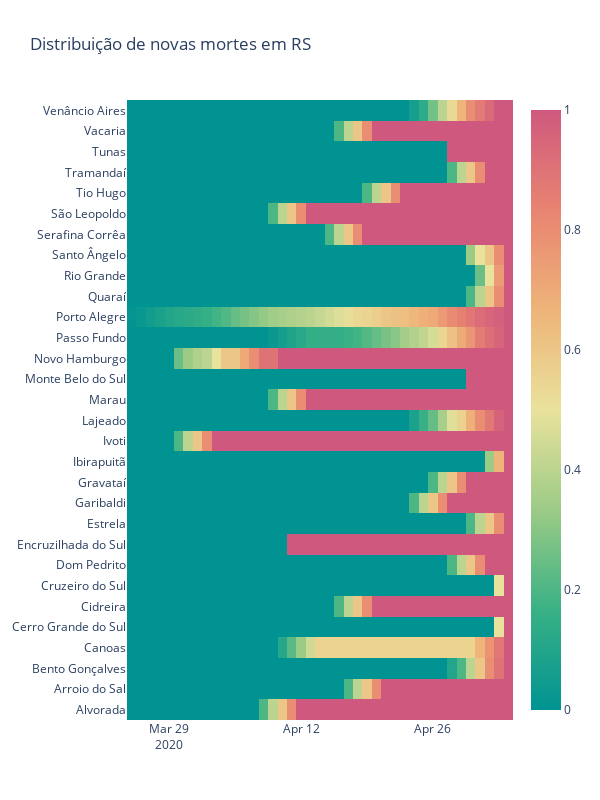

Write notebook code for a chart like this one.
### Code cell
plot_deaths_heatmap(df_deaths, 'city', 'Distribuição de novas mortes em {}'.format(state))

### Figure 1 — Plotly figure (JSON) as saved in the notebook; plotly's stock layout.template omitted (floating-point values rounded to 4 significant figures; data arrays with more than 128 entries replaced by an {"elided": "..."} marker saying what was removed)
{"data": [{"colorscale": [[0, "rgb(0, 147, 146)"], [0.1667, "rgb(57, 177, 133)"], [0.3333, "rgb(156, 203, 134)"], [0.5, "rgb(233, 226, 156)"], [0.6667, "rgb(238, 180, 121)"], [0.8333, "rgb(232, 132, 113)"], [1, "rgb(207, 89, 126)"]], "type": "heatmap", "x": ["2020-03-25", "2020-03-26", "2020-03-27", "2020-03-28", "2020-03-29", "2020-03-30", "2020-03-31", "2020-04-01", "2020-04-02", "2020-04-03", "2020-04-04", "2020-04-05", "2020-04-06", "2020-04-07", "2020-04-08", "2020-04-09", "2020-04-10", "2020-04-11", "2020-04-12", "2020-04-13", "2020-04-14", "2020-04-15", "2020-04-16", "2020-04-17", "2020-04-18", "2020-04-19", "2020-04-20", "2020-04-21", "2020-04-22", "2020-04-23", "2020-04-24", "2020-04-25", "2020-04-26", "2020-04-27", "2020-04-28", "2020-04-29", "2020-04-30", "2020-05-01", "2020-05-02", "2020-05-03", "2020-05-04"], "y": ["Alvorada", "Arroio do Sal", "Bento Gonçalves", "Canoas", "Cerro Grande do Sul", "Cidreira", "Cruzeiro do Sul", "Dom Pedrito", "Encruzilhada do Sul", "Estrela", "Garibaldi", "Gravataí", "Ibirapuitã", "Ivoti", "Lajeado", "Marau", "Monte Belo do Sul", "Novo Hamburgo", "Passo Fundo", "Porto Alegre", "Quaraí", "Rio Grande", "Santo Ângelo", "Serafina Corrêa", "São Leopoldo", "Tio Hugo", "Tramandaí", "Tunas", "Vacaria", "Venâncio Aires"], "z": {"elided": "30x41 float values"}}], "layout": {"height": 800, "title": {"text": "Distribuição de novas mortes em RS"}, "width": 600}}
